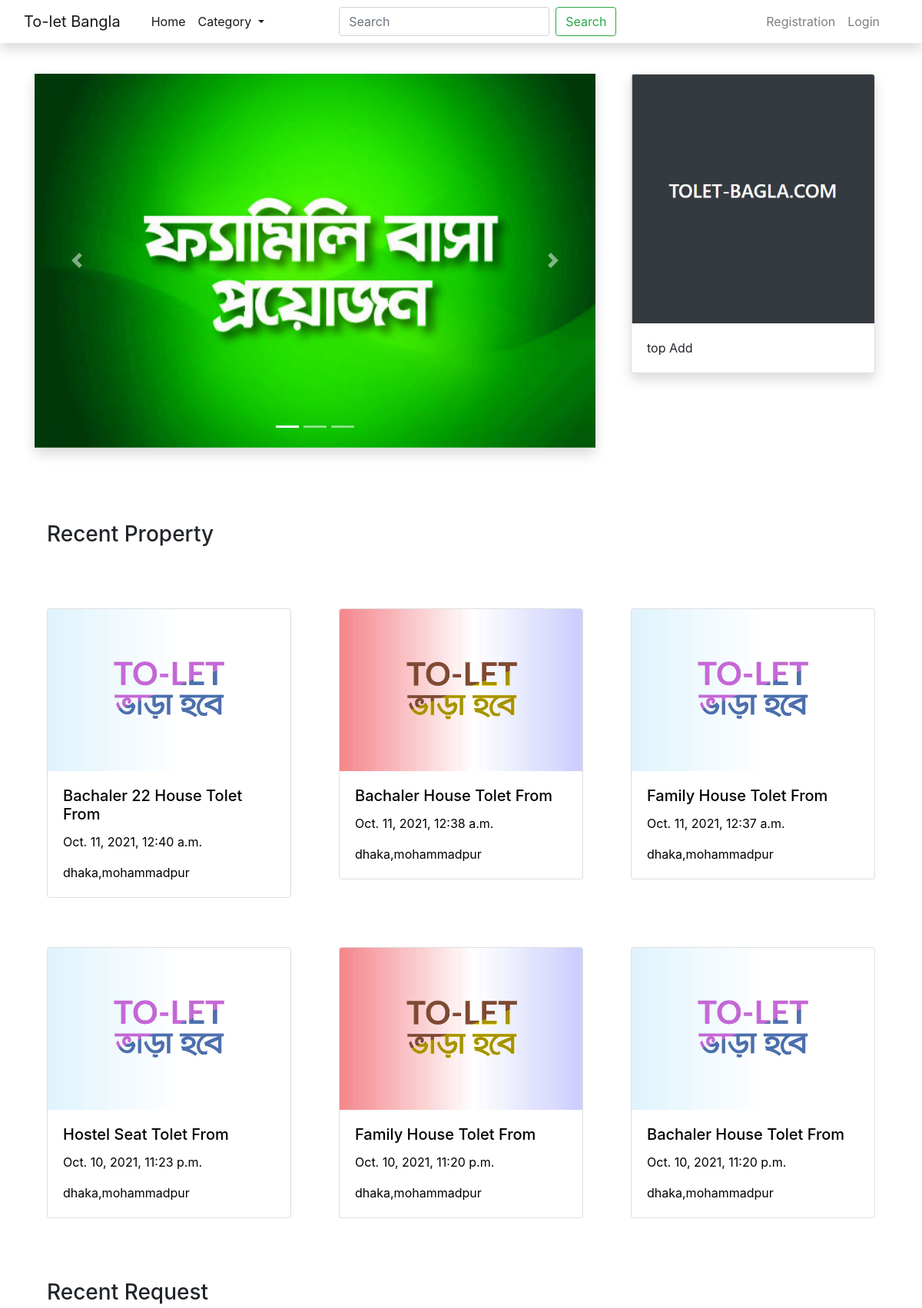
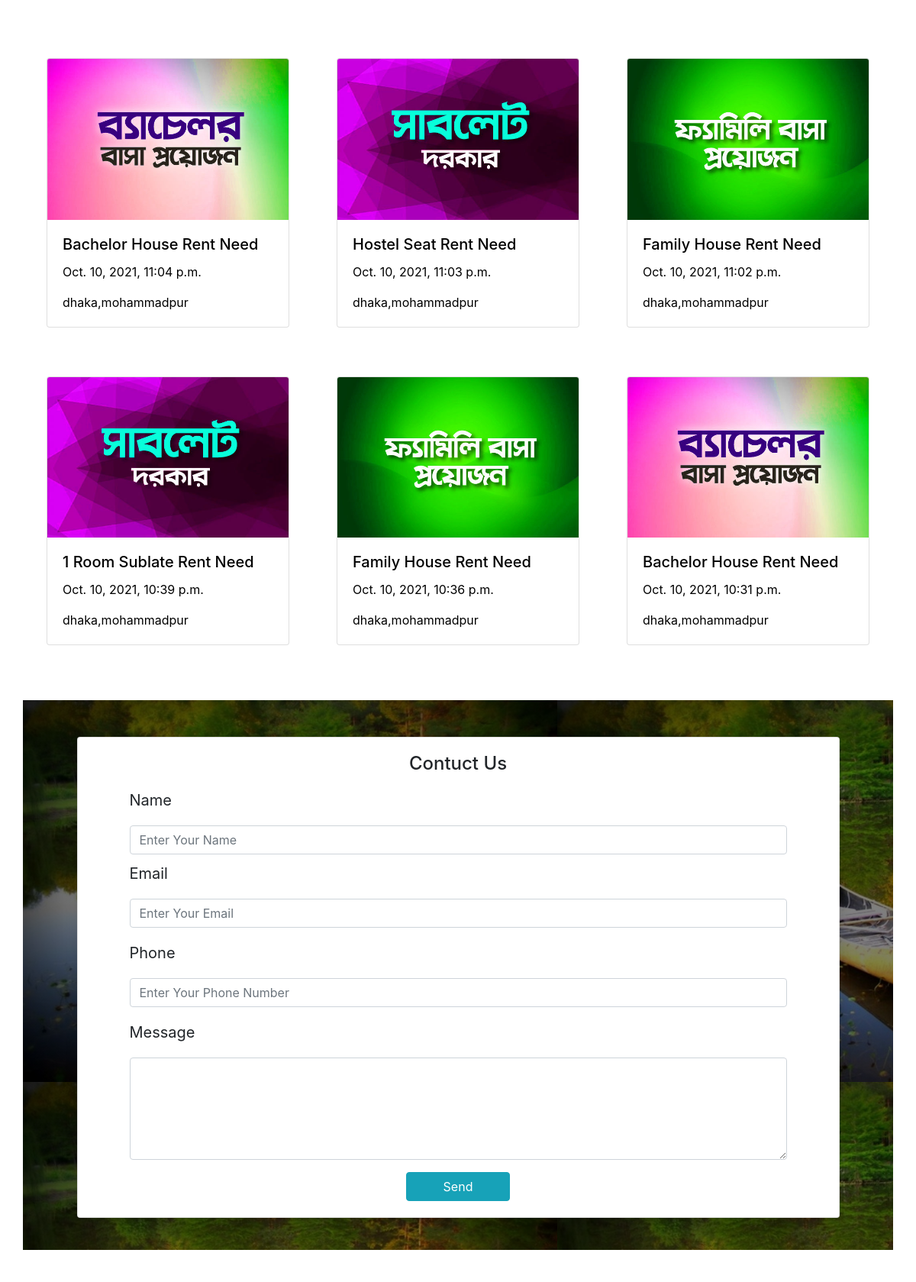
The page / (upper part) on the database its author committed (2 pictures, top to bottom).
### biggaponbdapp/models.py (models this page shows, shortened)
class Caro(models.Model):
    name = models.CharField(max_length=100)
    img = models.ImageField(upload_to='pics')

class TopAdd(models.Model):
    TopaddImg =models.ImageField(upload_to='Topadd Picture')
    title = models.TextField(max_length=100, blank=True)

class Userpost(models.Model):
    author =models.ForeignKey(User, on_delete=models.CASCADE)
    img = models.ImageField(blank=True, upload_to='picture', default='tolet.png')
    title = models.CharField(max_length=50)
    location = models.CharField(max_length=30)
    mobile_number = models.CharField(max_length=14)
    details = models.TextField()
    posted_date = models.DateTimeField(default=timezone.now)
    category =models.ForeignKey(Category, on_delete=models.CASCADE)
    tolet_category =models.ForeignKey(ToLetCategory, on_delete=models.CASCADE)

### biggaponbdapp/views.py (the view, shortened to what this page needs)
# urls.py: path('',views.home, name='home'),
def home(request):
    topadds =TopAdd.objects.all()
    caros = Caro.objects.all()
    post =HonerProfile.objects.all()
    category =Category.objects.all()
    userposts =Userpost.objects.all().order_by('-id')
    context={
        'topadds':topadds,
        'caros':caros,
        'post':post,
        'userposts':userposts,
        'category':category,
    }
    return render( request,"home.html",context)

### biggaponbdapp/template/home.html (shortened to what this page needs)
{% extends 'base.html' %}
{% load static %}
{% load imagefit %}
{% block contain %}
<div class="container my-5">
  <div class="row my-5">
    <div class="col-12 col-sm-12 col-md-12 col-lg-8 col-xl-8">
      <div id="demo" class="carousel slide shadow" data-ride="carousel">
      <ul class="carousel-indicators">
        <li data-target="#demo" data-slide-to="0" class="active"></li>
        <li data-target="#demo" data-slide-to="1"></li>
        <li data-target="#demo" data-slide-to="2"></li>
      </ul>
      <div class="carousel-inner my-5">
        {% for p in caros %}
        {% if forloop.counter == 1 %}
        <div class="carousel-item active">
          {% else %}
          <div class="carousel-item">
            {% endif %}
          <img src="{{ p.img|media_resize:'800x300'}}" class="d-block w-100"   alt="Los Angeles" >
          <div class="carousel-caption" style="color: black;">
          </div>
        </div>
        {% endfor %}
      </div>
      <a class="carousel-control-prev" href="#demo" data-slide="prev">
        <span class="carousel-control-prev-icon"></span>
      </a>
      <a class="carousel-control-next" href="#demo" data-slide="next">
        <span class="carousel-control-next-icon"></span>
      </a>
    </div>
  </div>
  {% for p in topadds %}
  <div class="col-12 col-sm-12 col-md-12 col-lg-4 col-xl-4">
  <div class="card mx-3 mt-5 shadow">
    <img class="card-img-top" src="{{p.TopaddImg|media_resize:'500x500'}}" alt="Card image">
    <div class="card-body">
      <p class="card-text">{{p.title}}</p>
    </div>
  </div>
  </div>
  {% endfor %}
  </div>
</div>
<div class="container">
  <h3 class="my-5 mx-3">Recent Property</h3>
  <div class="row">
    {% for p in  userposts %}
      {% if forloop.counter <= 6 %}
      {% if p.tolet_category.tolet_category_name == 'Tolet From' %}
      <div class="col-12 col-md-6 col-lg-4 my-3">
        <a href="{% url 'post-detail' p.id %}" style="text-decoration:none; color:black">
            <div class="card m-3" >
                <img src="{{p.img.url}}" class="card-img-top" alt="...">
                <div class="card-body">
                  <h5 class="card-title">{{p.title}}</h5>
                  <p class="card-text">{{p.posted_date}}</p>
                  <p class="card-text">{{p.location}}</p>
                </div>
            </div>
        </a>
        </div>
      {% endif %}
      {% endif%}
    {% endfor %}
  </div>
</div>
<div class="container">
    <h3 class="my-5 mx-3">Recent Request</h3>
    <div class="row">
        {% for p in userposts %}
        {% if forloop.counter >= 7 and forloop.counter <= 14 %}
        {% if p.tolet_category.tolet_category_name == 'Rent Need' %}
        <div class="col-12 col-md-6 col-lg-4 my-3">
            <a href="{% url 'post-detail' p.id %}" style="text-decoration:none; color:black">
                <div class="card m-3" >
                    <img src="{{p.img.url}}" class="card-img-top" alt="...">
                    <div class="card-body">
                      <h5 class="card-title">{{p.title}}</h5>
                      <p class="card-text">{{p.posted_date}}</p>
                      <p class="card-text">{{p.location}}</p>
                    </div>
                </div>
            </a>
            </div>
        {% endif %}
        {% endif %}
        {% endfor %}
    </div>
  </div>
    <div class="container"  style="background-image: linear-gradient(rgba(0,0,0,.5),rgba(0,0,0,.5)),url({% static 'img/canoe_water_nature_221611_700x500.jpg' %}); width: 100%; height: 720px; margin:auto; display: block; margin-top:40px; ">
      <div class="row">
        <div class="col-12">
          <div class="card contuct_page shadow my-5">
            <div class="card-body contuct_body">
              <h4 class="text-center">Contuct Us</h4>
              <form action="" class="mx-5" method="POST">
                <label for="uname">Name</label>
                <input type="text" class="form-control" id="uname" placeholder="Enter Your Name" name="name">
                <label for="email" class="mr-sm-2">Email</label>
                <input type="email" class="form-control mb-2 mr-sm-2" placeholder="Enter Your Email" name="email">
                <label for="email" class="mr-sm-2">Phone</label>
                <input type="phone" class="form-control mb-2 mr-sm-2" placeholder="Enter Your Phone Number" name="phone">
                <label>Message</label><br>
                <textarea class="form-control" name="message" id="" cols="20" rows="5"></textarea>
                <div class="text-center">
                  <button class="btn btn-info my-3 px-5">Send</button>
                </div>
              </form>
            </div>
          </div>
        </div>
      </div>
    </div>
{% endblock %}

### biggaponbdapp/template/home.html (style rules this page uses)
.contuct_page { width: 90%; height: 85%; margin: auto; display: block; }
.contuct_body label { font-size: 20px; line-height: 50px; }

### rows shown on the page
Caro: img|media_resize (picture)
TopAdd: TopaddImg|media_resize (picture), title "top Add"
Userpost: img (picture), title "Bachaler 22 House Tolet From", posted_date "Oct. 11, 2021, 12:40 a.m.", location "dhaka,mohammadpur"
Userpost: img (picture), title "Bachaler House Tolet From", posted_date "Oct. 11, 2021, 12:38 a.m.", location "dhaka,mohammadpur"
Userpost: img (picture), title "Family House Tolet From", posted_date "Oct. 11, 2021, 12:37 a.m.", location "dhaka,mohammadpur"
Userpost: img (picture), title "Hostel Seat Tolet From", posted_date "Oct. 10, 2021, 11:23 p.m.", location "dhaka,mohammadpur"
Userpost: img (picture), title "Family House Tolet From", posted_date "Oct. 10, 2021, 11:20 p.m.", location "dhaka,mohammadpur"
Userpost: img (picture), title "Bachaler House Tolet From", posted_date "Oct. 10, 2021, 11:20 p.m.", location "dhaka,mohammadpur"
Userpost: img (picture), title "Bachelor House Rent Need", posted_date "Oct. 10, 2021, 11:04 p.m.", location "dhaka,mohammadpur"
Userpost: img (picture), title "Hostel Seat Rent Need", posted_date "Oct. 10, 2021, 11:03 p.m.", location "dhaka,mohammadpur"
Userpost: img (picture), title "Family House Rent Need", posted_date "Oct. 10, 2021, 11:02 p.m.", location "dhaka,mohammadpur"
Userpost: img (picture), title "1 Room Sublate Rent Need", posted_date "Oct. 10, 2021, 10:39 p.m.", location "dhaka,mohammadpur"
Userpost: img (picture), title "Family House Rent Need", posted_date "Oct. 10, 2021, 10:36 p.m.", location "dhaka,mohammadpur"
Userpost: img (picture), title "Bachelor House Rent Need", posted_date "Oct. 10, 2021, 10:31 p.m.", location "dhaka,mohammadpur"
